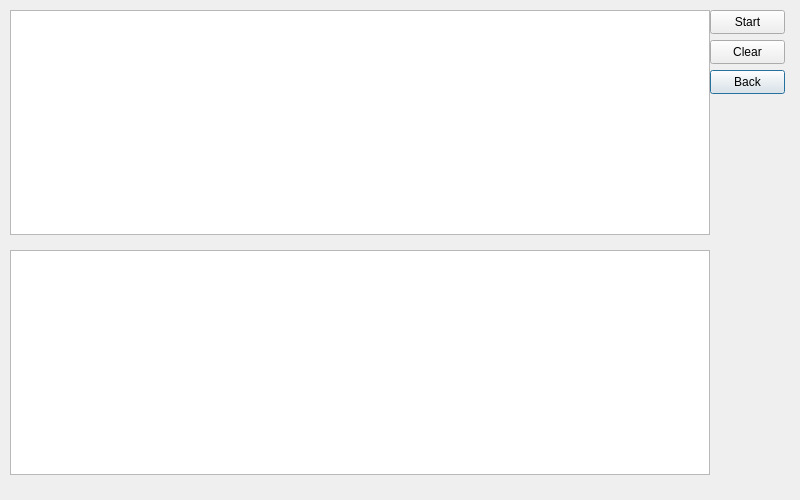
<?xml version="1.0" encoding="UTF-8"?>
<ui version="4.0">
 <class>Dialog</class>
 <widget class="QDialog" name="Dialog">
  <property name="geometry">
   <rect>
    <x>0</x>
    <y>0</y>
    <width>800</width>
    <height>500</height>
   </rect>
  </property>
  <property name="windowTitle">
   <string>Dialog</string>
  </property>
  <widget class="PlotWidget" name="atriumView">
   <property name="geometry">
    <rect>
     <x>10</x>
     <y>10</y>
     <width>700</width>
     <height>225</height>
    </rect>
   </property>
  </widget>
  <widget class="QPushButton" name="backButton">
   <property name="geometry">
    <rect>
     <x>710</x>
     <y>70</y>
     <width>75</width>
     <height>24</height>
    </rect>
   </property>
   <property name="text">
    <string>Back</string>
   </property>
  </widget>
  <widget class="QPushButton" name="startButton">
   <property name="geometry">
    <rect>
     <x>710</x>
     <y>10</y>
     <width>75</width>
     <height>24</height>
    </rect>
   </property>
   <property name="text">
    <string>Start</string>
   </property>
  </widget>
  <widget class="PlotWidget" name="ventricleView">
   <property name="geometry">
    <rect>
     <x>10</x>
     <y>250</y>
     <width>700</width>
     <height>225</height>
    </rect>
   </property>
  </widget>
  <widget class="QPushButton" name="clearButton">
   <property name="geometry">
    <rect>
     <x>710</x>
     <y>40</y>
     <width>75</width>
     <height>24</height>
    </rect>
   </property>
   <property name="text">
    <string>Clear</string>
   </property>
  </widget>
 </widget>
 <customwidgets>
  <customwidget>
   <class>PlotWidget</class>
   <extends>QGraphicsView</extends>
   <header location="global">pyqtgraph</header>
  </customwidget>
 </customwidgets>
 <resources/>
 <connections/>
</ui>
